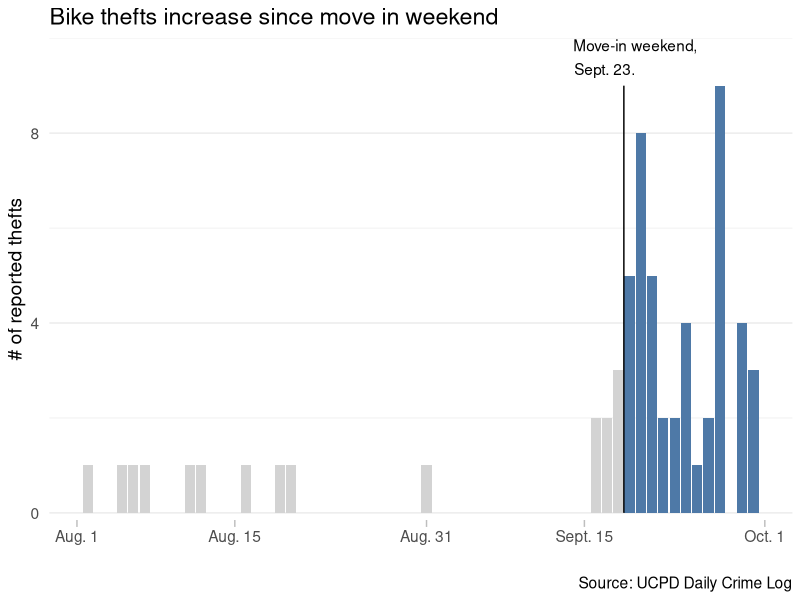

Reproduce this figure in R. (Note: this script raises an error after producing the figure.)
## ---- chunk 1
setwd('/Users/stellajia/Desktop/UCSB/Daily_Nexus/bike-thefts-main 2')
## ---- chunk 2
# install.packages(c("tidyverse", "lubridate"))

library(tidyverse)
library(lubridate)
data <- read.csv("bikes.csv")
## ---- chunk 3
bike.data <- data %>%
  mutate(
    incl_rack = str_match(General.Location, "BIKE RACKS?"),
    date = lubridate::parse_date_time(Date.Reported, "%m/%d/%Y")
  ) %>%
  drop_na() 


bike.data %>%
  filter(Nature..Classification. == "Larceny-Theft") %>%
  mutate(
    when = ifelse(date >= parse_date_time("9/19/2021", "%m/%d/%Y"), "before", "after")
  ) %>%
  group_by(date, when) %>%
  summarise(count = n()) %>%
  ungroup() %>%
  ggplot(aes(x = date, y = count)) +
    geom_bar(aes(fill=when), stat="identity") +
    labs(x = "", y = "# of reported thefts", title="Bike thefts increase since move in weekend",
         caption="Source: UCPD Daily Crime Log") +
    scale_y_continuous(breaks=c(0, 4, 8), expand=c(0, 0.15)) +
    scale_x_time(
      breaks=parse_date_time(c("2021-8-1", "2021-8-15", "2021-9-1", "2021-9-15", "2021-10-1"), "%Y-%m-%d"), 
      labels=c("Aug. 1", "Aug. 15", "Aug. 31", "Sept. 15", "Oct. 1")
    ) +
    scale_fill_manual(values=c(`after`="#d3d3d3", `before`="#4E79A7")) +
    theme_minimal() +
    theme(
      legend.position="none",
      text=element_text(size=14),
      panel.grid.minor.x = element_blank(),
      panel.grid.major.x = element_blank(),
      axis.ticks.x = element_line(color="gray"),
      axis.ticks.length = unit(5, "points"),
    ) +
    annotate(geom="text", x = parse_date_time("9/19/2021 12:00", "%m/%d/%Y %H:%M"), y = 9.85, label="Move-in weekend,", hjust=0.5) +
    annotate(geom="text", x = parse_date_time("9/19/2021 12:00", "%m/%d/%Y %H:%M"), y = 9.35, label="Sept. 23.", hjust=1) +
    annotate(geom="segment", x = parse_date_time("9/18/2021 12:00", "%m/%d/%Y %H:%M"), xend=parse_date_time("9/18/2021 12:00", "%m/%d/%Y %H:%M"), y = 0, yend = 9)
   # geom_smooth(se=F)
    NULL
    

parse_date_time(c("2021-8-1", "2021-8-15", "2021-9-1", "2021-9-15", "2021-10-1"), "%Y-%m-%d")
## ---- chunk 4
bike.data %>%
  filter(Nature..Classification. == "Larceny-Theft") %>%
  filter(date >= parse_date_time("9/23/2021", "%m/%d/%Y"))
## ---- chunk 5
location.data <- bike.data %>%
  filter(date >= parse_date_time("9/19/2021", "%m/%d/%Y")) %>%
  select(date, loc=General.Location, clas=Nature..Classification.) %>%
  mutate(
    loc = str_to_title(str_replace_all(loc, " BIKE RACKS", "")),
    clas = str_replace(clas, "-", "/")
  )

location.data

location.data %>%
  mutate(loc = ifelse(loc == "San Joaquin Apartments", "San Joaquin Villages", loc)) %>%
  write.csv("plot/dist/data/location_data.csv", row.names=F)

unique(location.data$loc)
## ---- chunk 6
library(tidyverse)
library(lubridate)

data <- read.csv("biketheftupdate.csv") %>%
  mutate(
    date = lubridate::parse_date_time(Date.Reported, "%m/%d/%Y")
  ) %>%
  select(date, crime=Crimes, location=Location)
## ---- chunk 7
# Get start week date:
data <- data %>%
  mutate(
    start_date = lubridate::floor_date(date, unit="month")
  )
## ---- chunk 8
# get data for start of school year

# make objects for each start date
d2018 <- date("2018-09-23")
d2019 <- date("2019-09-22")
d2020 <- date("2020-09-27")
d2021 <- date("2021-09-19")

# create vector to hold start datse
start.dates <- c(d2018, d2019, d2020, d2021)

# add column to data frame 
data <- data %>%
  mutate(
    start = start.dates[year(date) - 2018 + 1], 
    dist = interval(start, date) / days(1)
  ) 

# filter out values >= 0 and <= 30
data %>%
  filter(dist>=0 & dist<=30) %>% 
  group_by(year(start)) %>% 
  count()
  
# use dplyr to group by year -> count # of rows in each yr = # of thefts
  
## ---- chunk 9
# Group data by the week:
grouped.week <- data %>%
  group_by(start_date) %>%
  summarise(n = n())

grouped.week %>%
  filter(month(start_date) %in% 8:10)

# make plot:
grouped.week %>%
  mutate(
    when = ifelse(start_date >= lubridate::parse_date_time("9/19/2021", "%m/%d/%Y"), "after", "before")
  ) %>%
  ggplot(aes(x = start_date, y = n, fill = when)) +
    geom_bar(stat="identity")
## ---- chunk 10
data %>%
  filter(Nature..Classification. == "Larceny-Theft") %>%
  filter(date >= parse_date_time("9/23/2020", "%m/%d/%Y"))
## ---- chunk 11
data %>%
  group_by(start_date) %>%
  summarise(
    n = n()
  ) %>%
  mutate(
    when = ifelse(start_date >= lubridate::parse_date_time("9/19/2021", "%m/%d/%Y"), "before", "after")
  ) %>%
  ggplot(aes(x = start_date, y = n)) +
    geom_bar(aes(fill=when), stat="identity") +
    labs(x = "", y = "weekly # of reported thefts", title="Bike thefts increase since move in weekend",
           caption="Source: UCPD Daily Crime Log") +
      scale_y_continuous(expand=c(0, 0.15)) +
    #  scale_x_time(
    #    breaks=lubridate::parse_date_time(c("2021-8-1", "2021-8-15", "2021-9-1", "2021-9-15", "2021-10-1"), "%Y-%m-%d"), 
    #    labels=c("Aug. 1", "Aug. 15", "Aug. 31", "Sept. 15", "Oct. 1")
    #  ) +
      scale_fill_manual(values=c(`after`="#d3d3d3", `before`="#4E79A7")) +
      theme_minimal() +
      theme(
        legend.position="none",
        text=element_text(size=14),
        panel.grid.minor.x = element_blank(),
        panel.grid.major.x = element_blank(),
        axis.ticks.x = element_line(color="gray"),
        axis.ticks.length = unit(5, "points"),
      )
   #   annotate(geom="text", x = lubridate::parse_date_time("9/19/2021 12:00", "%m/%d/%Y %H:%M"), y = 9.85, label="Move-in weekend,", hjust=0.5) +
  #    annotate(geom="text", x = lubridate::parse_date_time("9/19/2021 12:00", "%m/%d/%Y %H:%M"), y = 9.35, label="Sept. 23.", hjust=1) +
  #    annotate(geom="segment", x = lubridate::parse_date_time("9/18/2021 12:00", "%m/%d/%Y %H:%M"), xend=lubridate::parse_date_time("9/18/2021 12:00", "%m/%d/%Y %H:%M"), y = 0, yend = 9)
## ---- chunk 12
data %>%
  mutate(
    start_date = lubridate::floor_date(date, unit="month")
  ) %>%
  group_by(start_date, crime) %>%
  count() %>%
  ungroup() %>%
  ggplot(aes(x = start_date, y = n, fill=crime)) +
    geom_bar(stat="identity", position="stack")
## ---- chunk 13
data %>%
  select(date, location) %>%
  mutate(
    loc = str_replace(location, " B\\d{3}", ""),
    loc = str_replace(loc, " \\(\\w+\\)", ""),
    loc = str_replace(loc," ISLAND CLUSTERS", ""),
    loc = str_replace(loc," \\((NEW|OLD) MARRIED\\)", "")
  ) %>%
  pull(loc) %>%
  unique()
